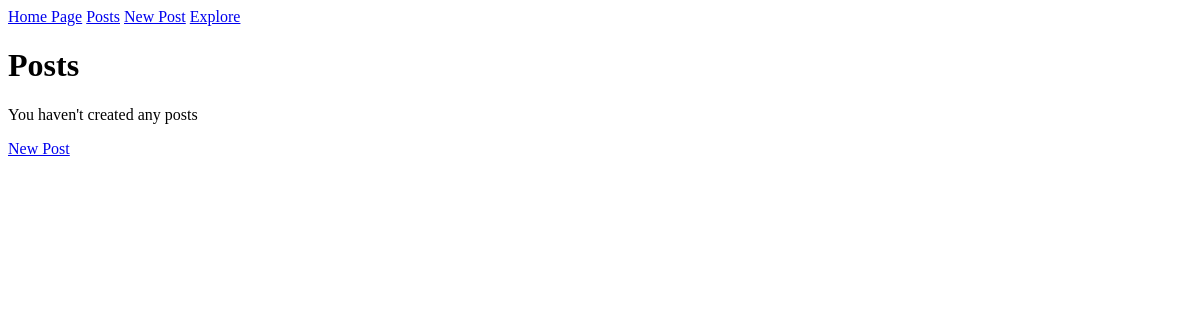
The page /posts (signed in) on the database as committed earlier.
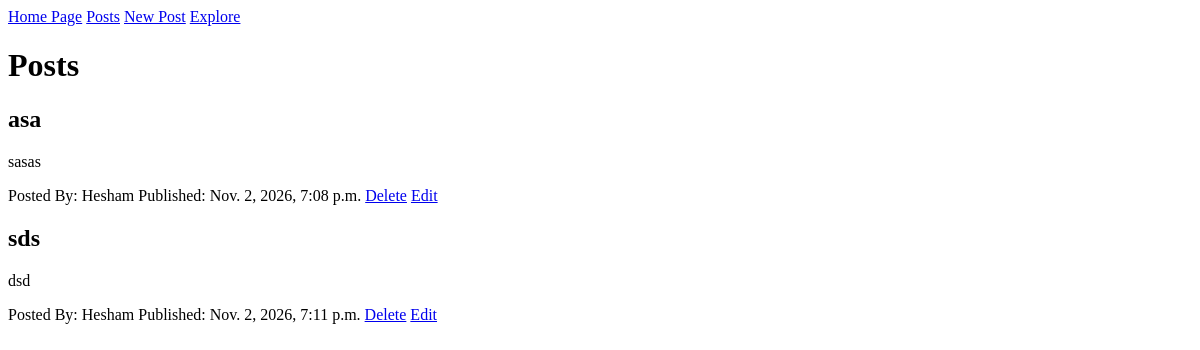
The same page on the database as committed later.
### main/models.py (models this page shows)
class Posts(models.Model):
    user = models.ForeignKey(
        settings.AUTH_USER_MODEL,
        on_delete=models.CASCADE
    )
    title = models.CharField(max_length=100)
    content = models.TextField(max_length=1000)
    created_at = models.DateTimeField(auto_now_add=True)
    updated_at = models.DateTimeField(auto_now=True)

### main/views.py (the view)
# urls.py: path("posts", views.PostsView.as_view(), name="posts"),
class PostsView(LoginRequiredMixin, ListView):
    model = Posts
    template_name = "posts/posts.html"
    context_object_name = "posts"
    def get_queryset(self):
        return Posts.objects.filter(
            user=self.request.user
        )

### templates/posts/posts.html
{% extends 'base.html' %}
{% block content %}
  <h1>Posts</h1>
  {% for post in posts %}
    <div class="post">
      <h2>{{ post.title }}</h2>
      <p>{{ post.content }}</p>
      <span>Posted By: {{ post.user.username }}</span>
      <span>Published: {{ post.created_at }}</span>
      {% if post.user == request.user %}
        <a href="{% url 'delete-post' post.pk %}">Delete</a>
        <a href="{% url 'edit-post' post.pk%}">Edit</a>
      {% endif %}
    </div>
  {% empty %}
    <p>You haven't created any posts</p>
    <a href="{% url 'new-post' %}">New Post</a>
  {% endfor %}
{% endblock content %}

Rows that differ between the two databases and show on the page:
added Posts: title "asa", content "sasas", user.username "Hesham", created_at "Nov. 2, 2026, 7:08 p.m.", shows "Delete"
added Posts: title "sds", content "dsd", user.username "Hesham", created_at "Nov. 2, 2026, 7:11 p.m.", shows "Delete"
Other text that changed with them:
text no longer shown: "You haven't created any posts New Post"
